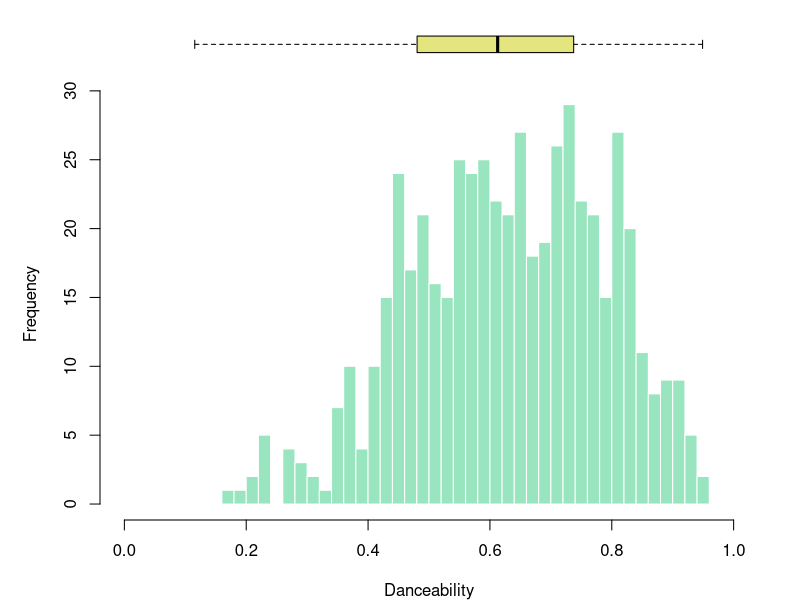
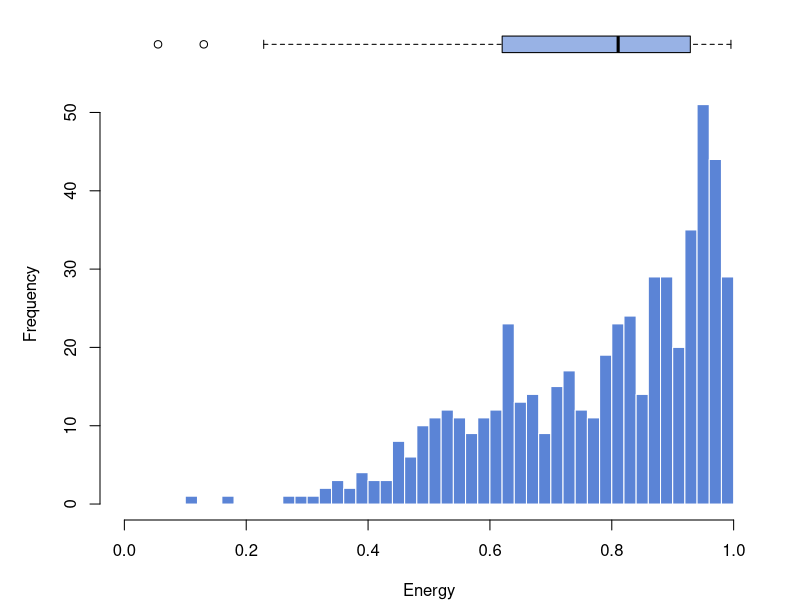
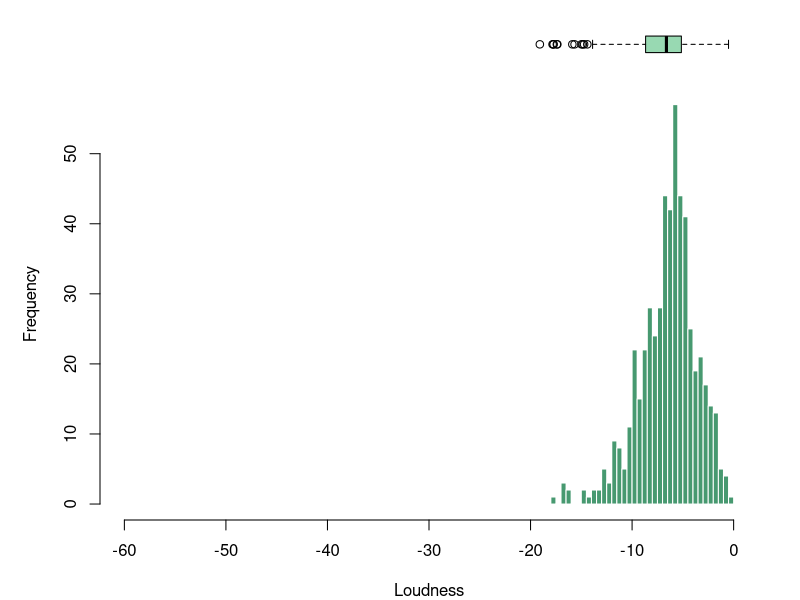
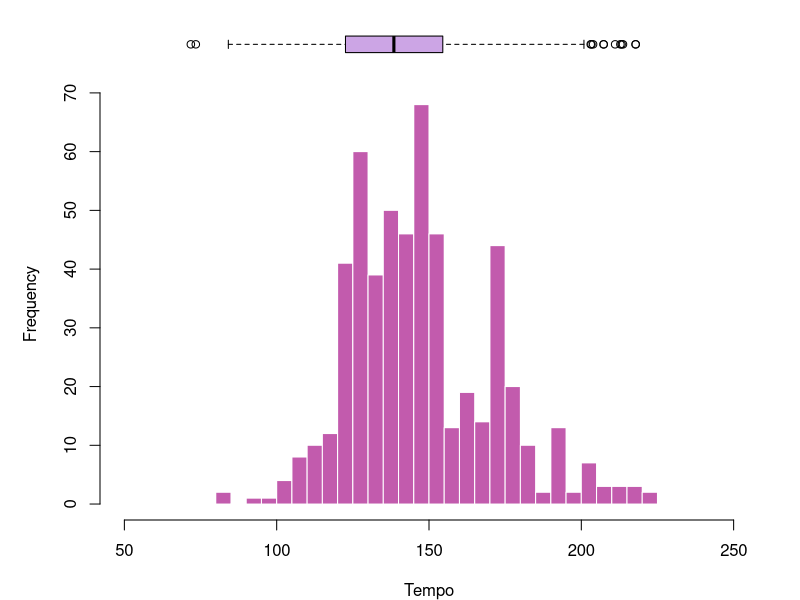

These figures' R source, in order: (Note: this script raises an error after producing the figures.)
## ---- chunk 1
#install.packages(c("readxl", "dplyr", "car", "ggplot2"))
## ---- chunk 2
#| message: false
#| warning: false
library(readxl)
library(dplyr)
library(car)
library(ggplot2)

sp <- read_excel("Data/spotify_stat3120.xls")
## ---- chunk 3
dance_var <- sp$danceability
summary(sp$danceability)
sd(sp$danceability)
## ---- chunk 4
energy_var <- sp$energy
summary(sp$energy)
sd(sp$energy)
## ---- chunk 5
clean_sp <- filter(sp, loudness < 0)
clean_loud <- clean_sp$loudness
summary(clean_loud)
sd(clean_loud)
var(clean_loud)
## ---- chunk 6
tempo_var <- sp$tempo
summary(sp$tempo)
sd(sp$tempo)
## ---- chunk 7
layout(mat = matrix(c(1,2),2,1, byrow=TRUE), height = c(1,8))
par(mar=c(0, 3.1, 1.1, 2.1))
boxplot(dance_var, horizontal=TRUE, ylim=c(0,1), xaxt="n",
        col=rgb(0.8,0.8,0,0.5), frame=F)
par(mar=c(4, 5, 1.1, 2.1))
hist(dance_var, breaks=40, col=rgb(0.2,0.8,0.5,0.5), border=F,
     main="", xlab="Danceability", ylab="Frequency", xlim=c(0,1))
## ---- chunk 8
layout(mat = matrix(c(1,2),2,1, byrow=TRUE), height = c(1,8))
par(mar=c(0, 3.1, 1.1, 2.1))
boxplot(energy_var, horizontal=TRUE, ylim=c(0,1), xaxt="n",
        col=rgb(0.2, 0.4, 0.8, 0.5), frame=F)
par(mar=c(4, 5, 1.1, 2.1))
hist(energy_var, breaks=40, col=rgb(0.2, 0.4, 0.8, 0.8), border=F,
     main="", xlab="Energy", ylab="Frequency", xlim=c(0,1))
## ---- chunk 9
layout(mat = matrix(c(1,2),2,1, byrow=TRUE), height = c(1,8))
par(mar=c(0, 3.1, 1.1, 2.1))
boxplot(clean_loud, horizontal=TRUE, ylim=c(-60,0), xaxt="n",
        col=rgb(0.2, 0.7, 0.4, 0.5), frame=F)
par(mar=c(4, 5, 1.1, 2.1))
hist(clean_loud, breaks=40, col=rgb(0.1, 0.5, 0.3, 0.8), border=F,
     main="", xlab="Loudness", ylab="Frequency", xlim=c(-60,0))
## ---- chunk 10
layout(mat = matrix(c(1,2),2,1, byrow=TRUE), height = c(1,8))
par(mar=c(0, 3.1, 1.1, 2.1))
boxplot(tempo_var, horizontal=TRUE, ylim=c(50,250), xaxt="n",
        col=rgb(0.6, 0.3, 0.8, 0.5), frame=F)
par(mar=c(4, 5, 1.1, 2.1))
hist(tempo_var, breaks=40, col=rgb(0.7, 0.2, 0.6, 0.8), border=F,
     main="", xlab="Tempo", ylab="Frequency", xlim=c(50,250))
## ---- chunk 11
lm_fit <- lm(danceability ~ loudness + tempo, data = clean_sp)
summary(lm_fit)
## ---- chunk 12
# Residuals vs Fitted
plot(lm_fit, which = 1)
## ---- chunk 13
# Q-Q plot of residuals
plot(lm_fit, which = 2)
## ---- chunk 14
# Scale-Location
plot(lm_fit, which = 3)
## ---- chunk 15
# Residuals vs Leverage
plot(lm_fit, which = 5)
## ---- chunk 16
# Variance Inflation Factor (multicollinearity)
vif(lm_fit)
## ---- chunk 17
# Independence of residuals
durbinWatsonTest(lm_fit)
## ---- chunk 18
# Normality test on residuals
shapiro.test(residuals(lm_fit))
## ---- chunk 19
chi_sp <- filter(clean_sp, genre != "Pop")
dance_cat <- ifelse(chi_sp$danceability > median(chi_sp$danceability),
                    "Danceable", "Not Danceable")

# Observed counts
obs_tbl <- table(dance_cat, chi_sp$genre)
obs_tbl
## ---- chunk 20
# Expected counts
chi_res <- chisq.test(obs_tbl)
chi_res$expected
## ---- chunk 21
# Genre bar charts (unfiltered vs filtered)
ggplot(clean_sp, aes(x = genre)) +
  geom_bar(fill = "red") +
  ggtitle("Genre Bar Chart (Unfiltered)") +
  xlab("Genre") + ylab("Count")
## ---- chunk 22
ggplot(chi_sp, aes(x = genre)) +
  geom_bar(fill = "green") +
  ggtitle("Genre Bar Chart (Filtered)") +
  xlab("Genre") + ylab("Count")
## ---- chunk 23
# Chi-square test
chi_res
